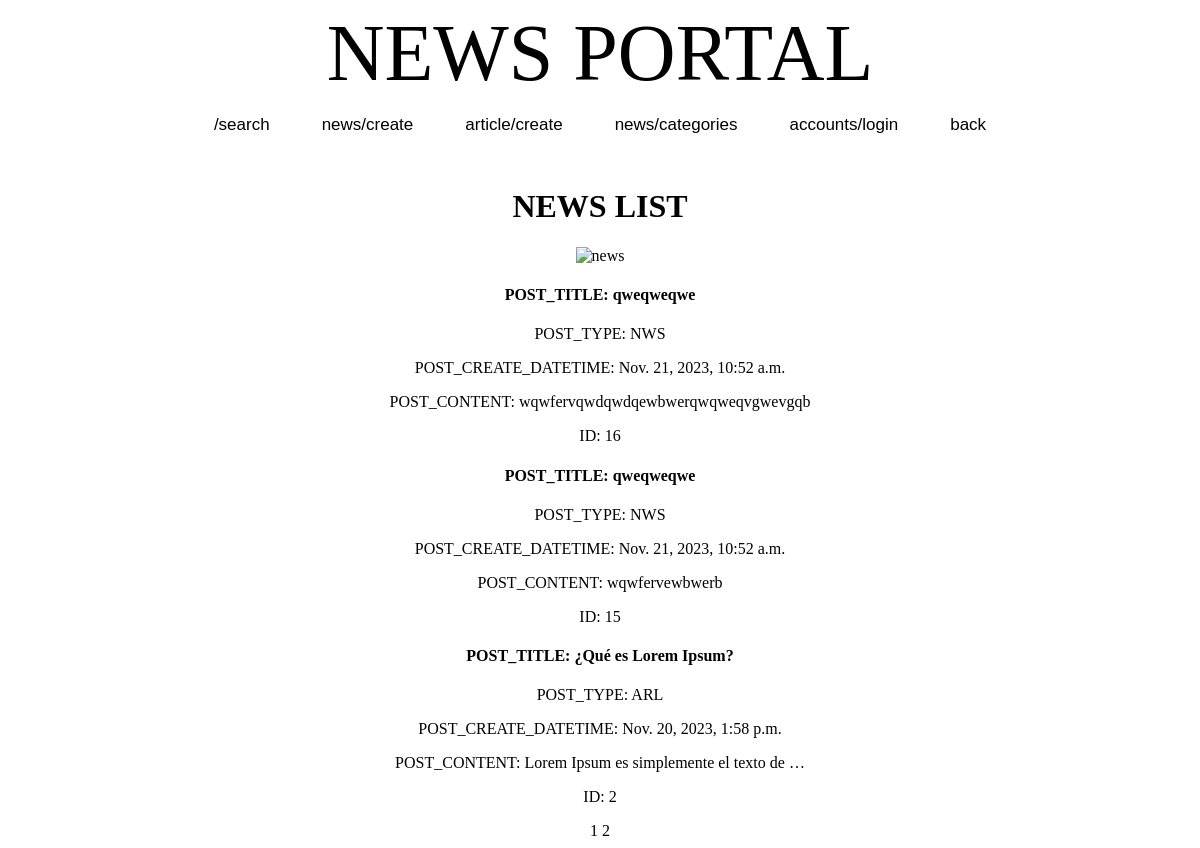
The app's page /, older data.
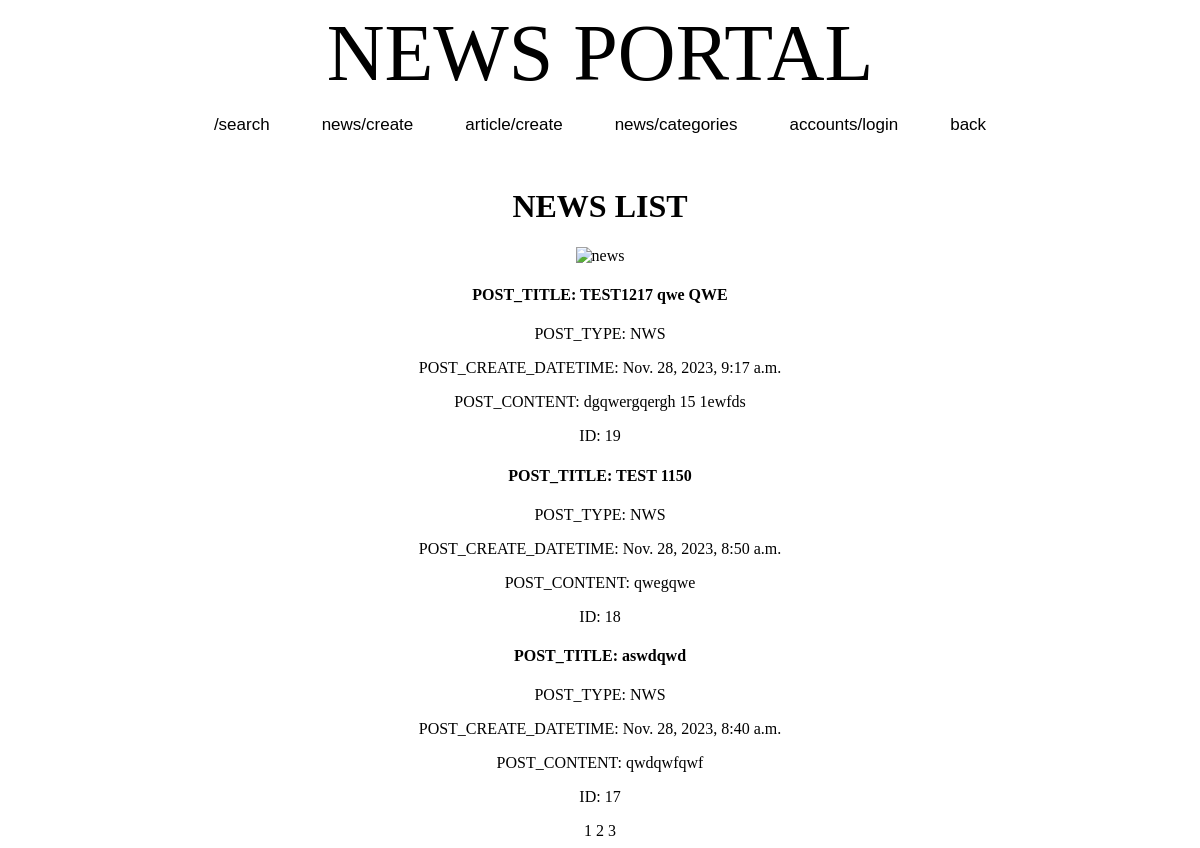
The same page, newer data.
### news/models.py (models this page shows, shortened)
class Post(models.Model):
    ARTICLE = 'ARL'
    NEWS = 'NWS'
    PT_CHOICES = [
        (ARTICLE, 'article'),
        (NEWS, 'news')
    ]
    post_type = models.CharField(max_length=3, choices=PT_CHOICES)
    post_author = models.ForeignKey(Author, on_delete=models.CASCADE)
    post_create_datetime = models.DateTimeField(auto_now_add=True)
    post_category = models.ManyToManyField('Category', through='PostCategory')
    post_title = models.CharField(max_length=200)
    post_content = models.TextField(max_length=5000)
    post_rating = models.IntegerField(default=0)

### news/views.py (the view)
# urls.py: path('', PostList.as_view(), name='news_list'),
class PostList(ListView):
    model = Post
    ordering = '-post_create_datetime'
    template_name = 'news_list.html'
    context_object_name = 'news_list'
    paginate_by = 3

### news/templatetags/custom_filters.py (called while the page is built)
def pre_censor(value):
    word = value.group()
    if word.lower() in censor_list:
        return word[0] + '*' * (len(word)-1)
    else:
        return word

@register.filter()
def censor(value):
    if str != type(value):
        raise TypeError('VALUE TYPE ERROR IN DEF CENSOR')
    value = re.sub(r'\b\w*\b', pre_censor, value, flags=re.I | re.U)
    return value

### news/templatetags/custom_tags.py (called while the page is built)
@register.simple_tag(takes_context=True)
def url_replace(context, **kwargs):
    d = context['request'].GET.copy()
    for k, v in kwargs.items():
        d[k] = v
    return d.urlencode()

### templates/news_list.html (shortened to what this page needs)
{% extends 'flatpages/default.html' %}
{% load static %}
{% load custom_filters %}
{% load custom_tags %}
{% block content %}
<link rel="stylesheet" href="{% static 'css/styles.css' %}" />
<div align="center">
<div align="center">
    <h1 align="center">NEWS LIST</h1>
    <img src="https://media2.giphy.com/media/3ov9jYDSHai8DgBCa4/giphy.gif?cid=ecf05e47hre833oo4f8xf3lqe9g6tinocmb7iu509l9b6qw7&ep=v1_gifs_related&rid=giphy.gif&ct=g" alt="news" width=15%>
</div>
    <div>
        {% if news_list %}
            {% for i in news_list %}
                <div>
                    <a href="/news/{{i.id}}">
                        <h4>POST_TITLE: {{ i.post_title|censor }}</h4>
                        <p>POST_TYPE: {{ i.post_type }}</p>
                        <p>POST_CREATE_DATETIME: {{ i.post_create_datetime }}</p>
                        <p>POST_CONTENT: {{ i.post_content|truncatechars:40|censor }}</p>
                        <p>ID: {{ i.id }}</p>
                    </a>
                </div>
            {% endfor %}
        {% else %}2
            <h2>News list is empty</h2>
        {% endif %}
    </div>
{% if page_obj.has_other_pages %}
    <nav>
        {{ page_obj.number }}
        {% if page_obj.has_next %}
            <a href="?{% url_replace page=page_obj.next_page_number %}">
                {{ page_obj.next_page_number }}
            </a>
        {% endif %}
        {% if page_obj.next_page_number != page_obj.paginator.num_pages%}
            <a href="?{% url_replace page=page_obj.paginator.num_pages %}">
                {{ page_obj.paginator.num_pages }}
            </a>
        {% endif %}
    </nav>
{% endif %}
</div>
{% endblock content %}

Row changes from the older to the newer data that the page shows:
no longer on this page (row unchanged): Post: post_title|censor "qweqweqwe", post_type "NWS", post_create_datetime "Nov. 21, 2023, 10:52 a.m.", post_content|censor "wqwfervqwdqwdqewbwerqwqweqvgwevgqb", id "16"
no longer on this page (row unchanged): Post: post_title|censor "qweqweqwe", post_type "NWS", post_create_datetime "Nov. 21, 2023, 10:52 a.m.", post_content|censor "wqwfervewbwerb", id "15"
no longer on this page (row unchanged): Post: post_title|censor "¿Qué es Lorem Ipsum?", post_type "ARL", post_create_datetime "Nov. 20, 2023, 1:58 p.m.", post_content|censor "Lorem Ipsum es simplemente el texto de …", id "2"
added Post: post_title|censor "TEST1217 qwe QWE", post_type "NWS", post_create_datetime "Nov. 28, 2023, 9:17 a.m.", post_content|censor "dgqwergqergh 15 1ewfds", id "19"
added Post: post_title|censor "TEST 1150", post_type "NWS", post_create_datetime "Nov. 28, 2023, 8:50 a.m.", post_content|censor "qwegqwe", id "18"
added Post: post_title|censor "aswdqwd", post_type "NWS", post_create_datetime "Nov. 28, 2023, 8:40 a.m.", post_content|censor "qwdqwfqwf", id "17"
Text that changed along with them:
{{ page_obj.paginator.num_pages }}: (not shown) → "3"
